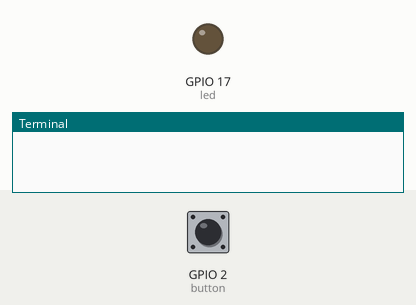
Recording of a program running on a simulated Raspberry Pi (BCM pin numbers). Parts: output pins drawn as LEDs (lit = HIGH), the last lines printed to the terminal. The inputs (shaded band) are chosen by the test bench; at power-on: GPIO 2 (button) HIGH. At 6.3 s the program stops and its outputs stay as they are.

Above: at 1.2 s.
1.3 s: GPIO 2 (button) pulled LOW for 0.15 s
At 2.4 s:
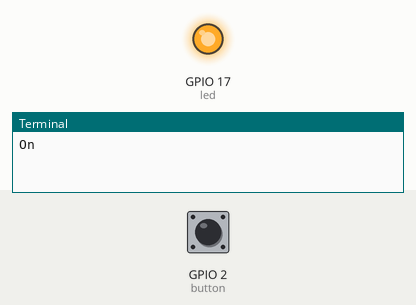
Timing chart, 0 to 7.8 s (numbered marks = the images above; inputs shaded):
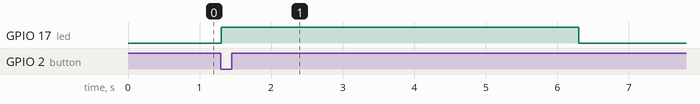

Measured:
- after the input at 1.3 s, GPIO 17 (led): LOW → HIGH at once, → LOW 5.0 s later

The program:

led-button.py
```python
'''
led-button.py
-------------
Switch a led on and off using a push-button for a given period.

Required:
- LED
- Resistor (> ~220 Ohm)
- Push-button

Note: The exact value of resistor needed depends on the LED we are using, but 330 Ohm works for most common LEDS.
'''

# Import necessary modules
from gpiozero import LED, Button
from time import sleep

# Choose pin
led_pin = 17
button_pin = 2

# GPIO pin
led = LED(led_pin)

# Button
button = Button(button_pin)

# Wait for press
button.wait_for_press()
print("On")

# Switch the led on
led.on()

# Wait for 5 sec
sleep(5)

# Swiitch the led off
led.off()
```
